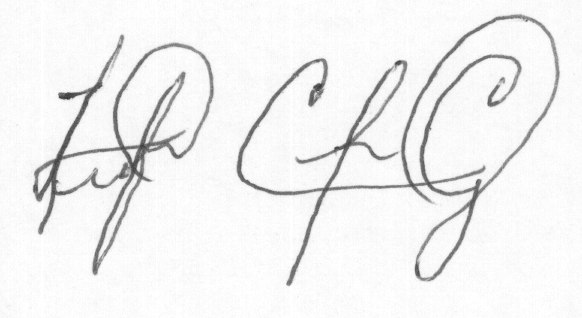
#> input picture data/cedar/full_forg/forgeries_17_21.png, 582 x 318 px
$ python -i preprocessing.py   (imports and definitions only)
#> lines starting #> are read from the running program, lines starting #| are printed output that depends on the picture; after the words box and inside, x2 and y2 are one past the last pixel; in counts of white or black regions, pixels touching at a corner belong together
"""Preprocessing pipeline for signature images.

Steps: load → grayscale → binarize → denoise → crop → resize/normalize.
Optionally: skeletonize for structural features.
"""

from __future__ import annotations

import cv2
import numpy as np
from skimage.morphology import skeletonize as _skeletonize


# ---------------------------------------------------------------------------
# Individual stages
# ---------------------------------------------------------------------------

def load_image(path: str) -> np.ndarray:
    """Read an image from *path* and return it as a grayscale uint8 array."""
    img = cv2.imread(path, cv2.IMREAD_GRAYSCALE)
#> img is the input picture: shape (318, 582); min 45, max 255, mean 241.2
    if img is None:
        raise FileNotFoundError(f"Cannot read image: {path}")
    return img


def binarize(img: np.ndarray) -> np.ndarray:
    """Otsu binarization.  Ink → 0, background → 255."""
    if img.ndim == 3:
        img = cv2.cvtColor(img, cv2.COLOR_BGR2GRAY)
    _, binary = cv2.threshold(img, 0, 255, cv2.THRESH_BINARY + cv2.THRESH_OTSU)
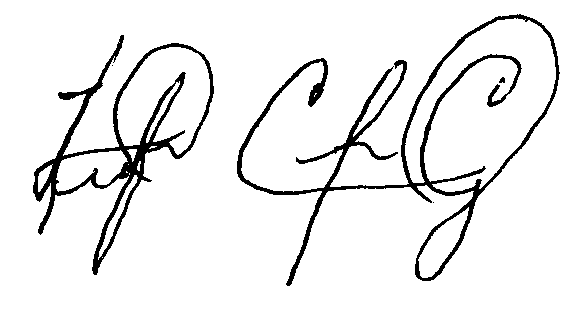
#> binary: shape (318, 582); 93% white; 5 black regions (2 under 20 px), largest, box (x1, y1, x2, y2) and area: (237, 14, 560, 286) 7426, (33, 35, 214, 275) 5534, (499, 77, 505, 83) 27
    # Ensure ink is dark (0).  If the image has more white than black already
    # Otsu usually gets this right, but guard against inverted scans.
    if np.mean(binary) < 127:
        binary = cv2.bitwise_not(binary)
    return binary


def remove_noise(img: np.ndarray, ksize: int = 3) -> np.ndarray:
    """Morphological opening to remove small speckle noise."""
#> called with ksize = 3
    kernel = cv2.getStructuringElement(cv2.MORPH_ELLIPSE, (ksize, ksize))
    return cv2.morphologyEx(img, cv2.MORPH_OPEN, kernel)
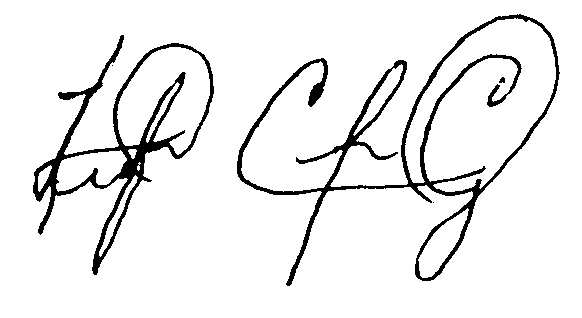
#> returned value: shape (318, 582); 92.9% white; 5 black regions (2 under 20 px), largest, box (x1, y1, x2, y2) and area: (237, 14, 560, 286) 7484, (33, 35, 214, 275) 5620, (499, 77, 505, 83) 27


def crop_to_ink(img: np.ndarray, pad: int = 10) -> np.ndarray:
    """Tight-crop around ink pixels (value 0) with *pad* pixel margin."""
#> called with pad = 10
    # Ink is 0 in our convention
    ink_mask = img < 128
    if not ink_mask.any():
        return img  # blank image — return as-is

    rows = np.where(ink_mask.any(axis=1))[0]
#> rows = 272 values from 14 to 285
    cols = np.where(ink_mask.any(axis=0))[0]
#> cols = 504 values from 33 to 559

    r_min = max(rows[0] - pad, 0)
#> r_min = 4
    r_max = min(rows[-1] + pad + 1, img.shape[0])
#> r_max = 296
    c_min = max(cols[0] - pad, 0)
#> c_min = 23
    c_max = min(cols[-1] + pad + 1, img.shape[1])
#> c_max = 570

    return img[r_min:r_max, c_min:c_max]
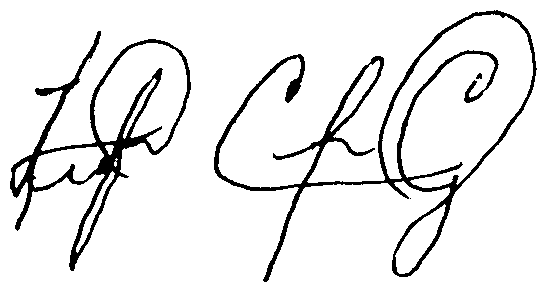
#> returned value: shape (292, 547); 91.8% white; 5 black regions (2 under 20 px), largest, box (x1, y1, x2, y2) and area: (214, 10, 537, 282) 7484, (10, 31, 191, 271) 5620, (476, 73, 482, 79) 27


def resize_normalize(
    img: np.ndarray,
    size: tuple[int, int] = (150, 220),
) -> np.ndarray:
    """Resize preserving aspect ratio, pad to *size*, normalize to [0, 1].

    Parameters
    ----------
    size : (height, width)
    """
#> called with size = (150, 220)
    target_h, target_w = size
    h, w = img.shape[:2]
#> h = 292; w = 547

    scale = min(target_h / h, target_w / w)
#> scale = 0.402
    new_h, new_w = int(h * scale), int(w * scale)
#> new_h = 117; new_w = 220
    resized = cv2.resize(img, (new_w, new_h), interpolation=cv2.INTER_AREA)
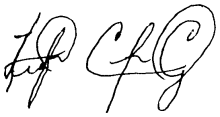
#> resized: shape (117, 220); min 0, max 255, mean 234

    # Pad to target canvas (centre the signature)
    canvas = np.full((target_h, target_w), 255, dtype=np.uint8)
    y_off = (target_h - new_h) // 2
#> y_off = 16
    x_off = (target_w - new_w) // 2
#> x_off = 0
    canvas[y_off : y_off + new_h, x_off : x_off + new_w] = resized
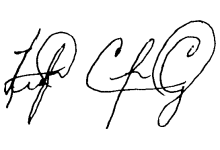
#> canvas: shape (150, 220); min 0, max 255, mean 238.6

    return canvas.astype(np.float64) / 255.0
#> returned value: shape (150, 220) float64


def skeletonize_img(img: np.ndarray) -> np.ndarray:
    """Return the morphological skeleton of a binarized image.

    Expects ink = 0, bg = 255 (our convention).  Returns a boolean array
    where ``True`` marks skeleton pixels.
    """
    # skimage expects True = foreground
    foreground = img < 128
    return _skeletonize(foreground)


# ---------------------------------------------------------------------------
# Orchestrator
# ---------------------------------------------------------------------------

def preprocess(path: str, size: tuple[int, int] = (150, 220)) -> np.ndarray:
    """Full preprocessing pipeline: load → binarize → denoise → crop → resize.

    Returns a float64 array of shape *size* with values in [0, 1].
    """
    img = load_image(path)
    img = binarize(img)
    img = remove_noise(img)
    img = crop_to_ink(img)
    img = resize_normalize(img, size=size)
    return img

>>> result = preprocess('../../data/cedar/full_forg/forgeries_17_21.png')

$ run again, on data/cedar/full_forg/forgeries_17_5.png
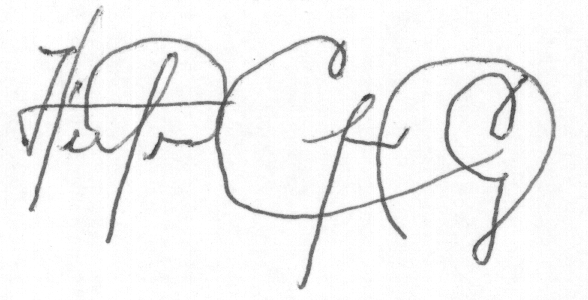
#> input picture data/cedar/full_forg/forgeries_17_5.png, 588 x 300 px
#> in load_image, img is the input picture: shape (300, 588); min 57, max 255, mean 242.3
#> in binarize, `_, binary = cv2.threshold(img, 0, 255, cv2.THRESH_BINARY + cv2.THRESH_..`:
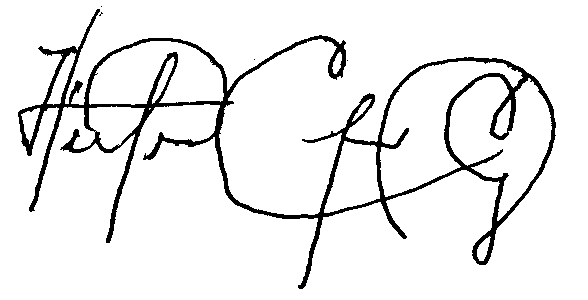
#> binary: shape (300, 588); 92.6% white; 5 black regions (4 under 20 px), largest, box (x1, y1, x2, y2) and area: (18, 9, 556, 289) 13071
#> ink_mask: shape (300, 588) bool; 7.5% white; 3 white regions (2 under 20 px), largest, box (x1, y1, x2, y2) and area: (18, 9, 556, 289) 13210
#> rows = 281 values from 6 to 288
#> cols = 538 values from 18 to 555
#> r_min = 0
#> r_max = 299
#> c_min = 8
#> c_max = 566
#> in resize_normalize, `canvas[y_off : y_off + new_h, x_off : x_off + new_w] = resized`:
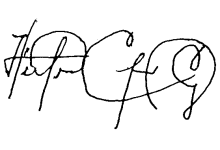
#> canvas: shape (150, 220); min 0, max 255, mean 239.2

$ run again, on data/cedar/full_forg/forgeries_1_1.png
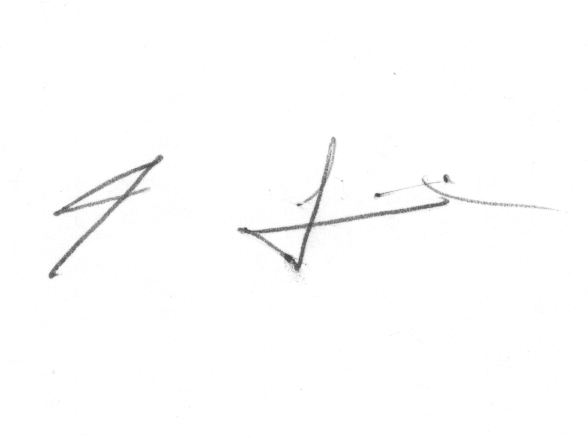
#> input picture data/cedar/full_forg/forgeries_1_1.png, 588 x 438 px
#> in load_image, img is the input picture: shape (438, 588); min 64, max 255, mean 253
#> in binarize, `_, binary = cv2.threshold(img, 0, 255, cv2.THRESH_BINARY + cv2.THRESH_..`:
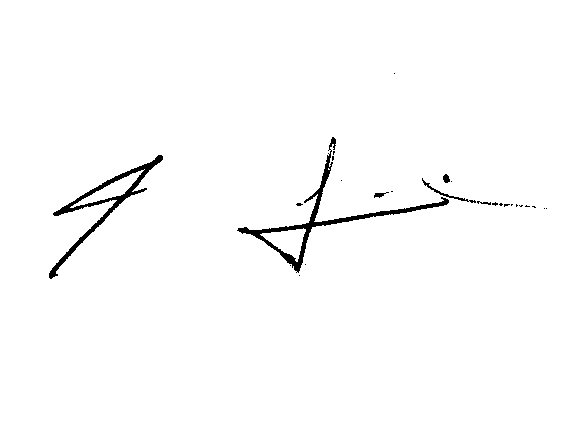
#> binary: shape (438, 588); 98.6% white; 26 black regions (20 under 20 px), largest, box (x1, y1, x2, y2) and area: (237, 137, 449, 273) 1826, (49, 155, 163, 279) 1471, (422, 178, 476, 203) 135, (443, 174, 450, 183) 46, (374, 192, 389, 198) 43, (477, 201, 491, 205) 27
#> ink_mask: shape (438, 588) bool; 1.5% white; 19 white regions (13 under 20 px), largest, box (x1, y1, x2, y2) and area: (237, 137, 476, 273) 2063, (49, 155, 163, 279) 1500, (443, 174, 452, 183) 48, (374, 192, 389, 198) 44, (477, 201, 498, 206) 43, (499, 203, 510, 207) 20
#> rows = 143 values from 73 to 278
#> cols = 404 values from 49 to 546
#> r_min = 63
#> r_max = 289
#> c_min = 39
#> c_max = 557
#> in resize_normalize, `canvas[y_off : y_off + new_h, x_off : x_off + new_w] = resized`:
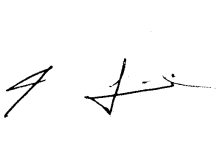
#> canvas: shape (150, 220); min 0, max 255, mean 249.8

$ run again, on data/cedar/full_forg/forgeries_24_16.png
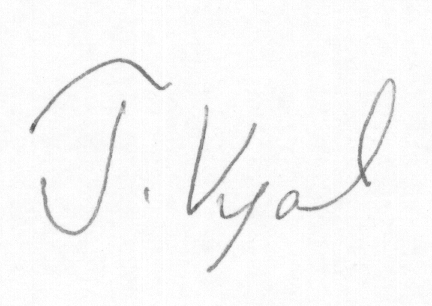
#> input picture data/cedar/full_forg/forgeries_24_16.png, 432 x 306 px
#> in load_image, img is the input picture: shape (306, 432); min 82, max 255, mean 248.4
#> in binarize, `_, binary = cv2.threshold(img, 0, 255, cv2.THRESH_BINARY + cv2.THRESH_..`:
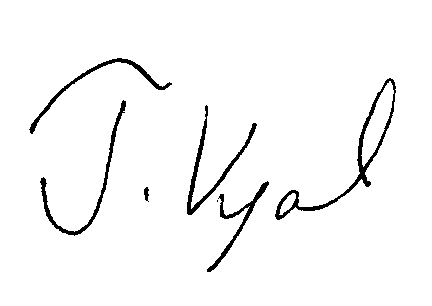
#> binary: shape (306, 432); 96.7% white; 7 black regions (1 under 20 px), largest, box (x1, y1, x2, y2) and area: (275, 78, 396, 220) 1243, (187, 105, 257, 215) 841, (40, 100, 126, 236) 813, (29, 58, 172, 134) 716, (207, 181, 269, 272) 639, (144, 187, 149, 202) 51
#> ink_mask: shape (306, 432) bool; 3.3% white; 7 white regions (1 under 20 px), largest, box (x1, y1, x2, y2) and area: (275, 78, 396, 220) 1254, (187, 105, 257, 215) 846, (40, 100, 126, 236) 817, (29, 58, 172, 134) 721, (207, 181, 269, 272) 645, (144, 187, 149, 202) 51
#> rows = 214 values from 58 to 271
#> cols = 346 values from 29 to 395
#> r_min = 48
#> r_max = 282
#> c_min = 19
#> c_max = 406
#> in resize_normalize, `canvas[y_off : y_off + new_h, x_off : x_off + new_w] = resized`:
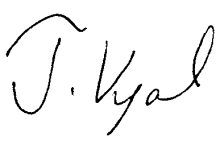
#> canvas: shape (150, 220); min 0, max 255, mean 244.2
